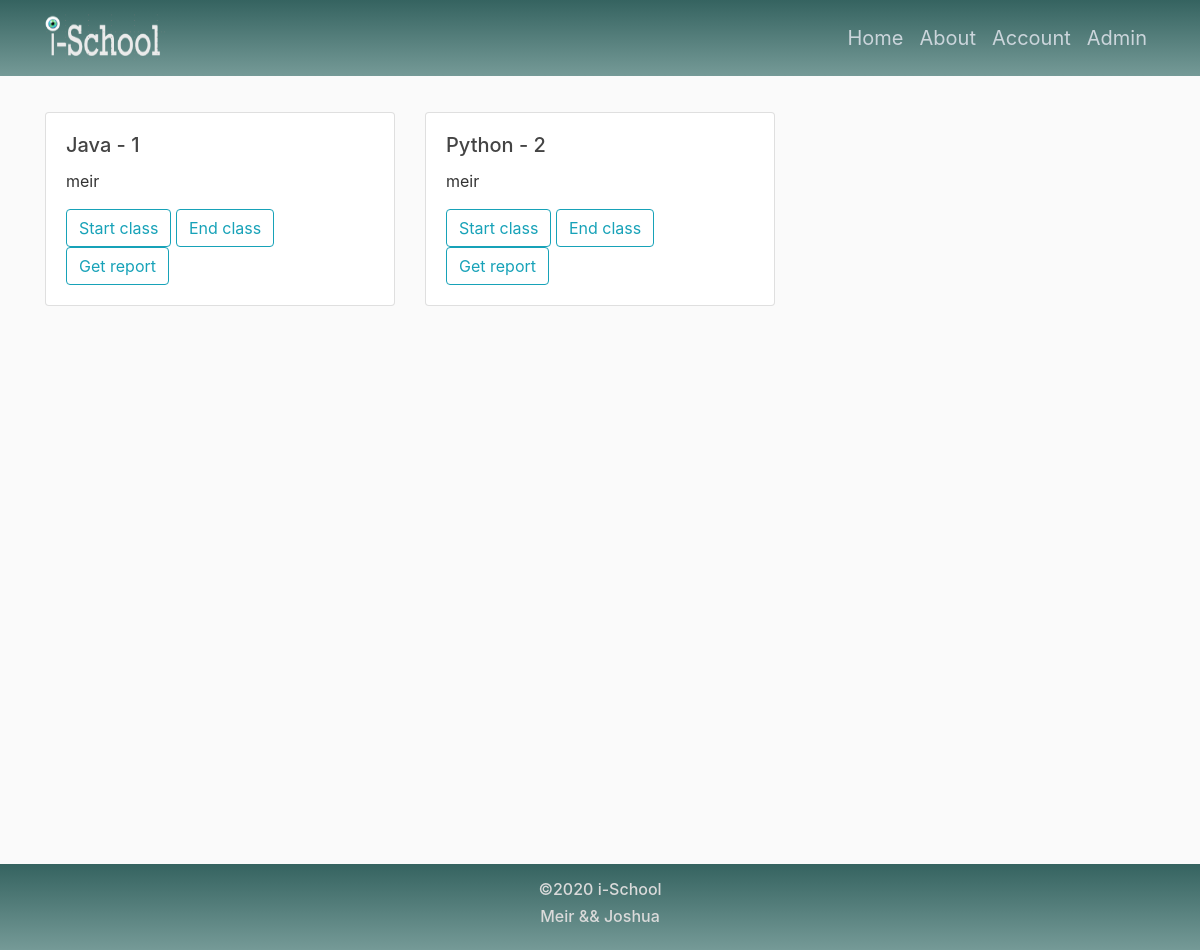
Screenshot of /course (signed in) with the database file from the repository.
### iSchoolApp/models.py (models this page shows, shortened)
class Lecture(db.Model):
    id = db.Column(db.Integer, primary_key=True)
    nameOfLecture = db.Column(db.String(20), unique=True, nullable=False)
    class_number = db.Column(db.Integer)
    percentage = db.Column(db.Integer)
    user_id = db.Column(db.Integer, db.ForeignKey('user.id'))
    course_att = db.relationship('CourseAttendance', backref='attend', lazy=True)
    def __repr__(self):
        return f"Lecture('{self.nameOfLecture}')"

class User(db.Model, UserMixin):
    id = db.Column(db.Integer, primary_key=True)
    username = db.Column(db.String(20), unique=True, nullable=False)
    email = db.Column(db.String(120), unique=True, nullable=False)
    image_file = db.Column(db.String(20), nullable=False, default='default.jpg')
    password = db.Column(db.String(60), nullable=False)
    lecture = db.relationship('Lecture', backref='year', lazy=True)

### iSchoolApp/teacher/routes.py (the view)
@teacher.route("/course", methods=['GET'])
@login_required
def course():
    course_list = current_user.lecture
    print(course_list)
    size = len(course_list)
    if size > 0:
        return render_template('course.html', course_list=course_list, size=size)
    else:
        flash('You don\'t  have courses', 'danger')
        return redirect((url_for('teacher.account')))

### iSchoolApp/models.py (called while the page is built)
@login_manager.user_loader
def load_user(user_id):
    return User.query.get(int(user_id))

### iSchoolApp/templates/course.html (shortened to what this page needs)
{% extends "layout.html" %}
{% block content %}
<br>
<br>
    <div class="container">
        <div class="row">
            {% for cr in course_list %}
            <div class="col-sm-12 col-md-6 col-lg-4">
                <div class="card">
                  <div class="card-body">
                    <h5 class="card-title">{{cr.nameOfLecture}} - {{cr.id}}</h5>
                    <p class="card-text">{{ current_user.username }}</p>
                      <button style="text-align: center" name="courseIdStart" value="{{cr.id}}" class="btn btn-outline-info">Start class</button>
                      <button style="text-align: center" name="courseIdEnd" value="{{cr.id}}" class="btn btn-outline-info">End class</button>
                      <form action="/report" method="post">
                      <button type="submit" style="text-align: center" name="courseIdReport" value="{{cr.id}}" class="btn btn-outline-info">Get report</button>
                      </form>
                  </div>
                </div>
            </div>
            {% endfor %}
        </div>
    </div>
{% endblock content %}

### iSchoolApp/static/main.css (style rules this page uses)
body { background: #fafafa; color: #333333; }
h1, h2, h3, h4, h5, h6 { color: #444444; }

### iSchoolApp/static/index.css (style rules this page uses)
body { margin-top: 4rem; }

### rows the page displays
Lecture: nameOfLecture "Java", id "1"
User: username "meir"
Lecture: nameOfLecture "Python", id "2"
